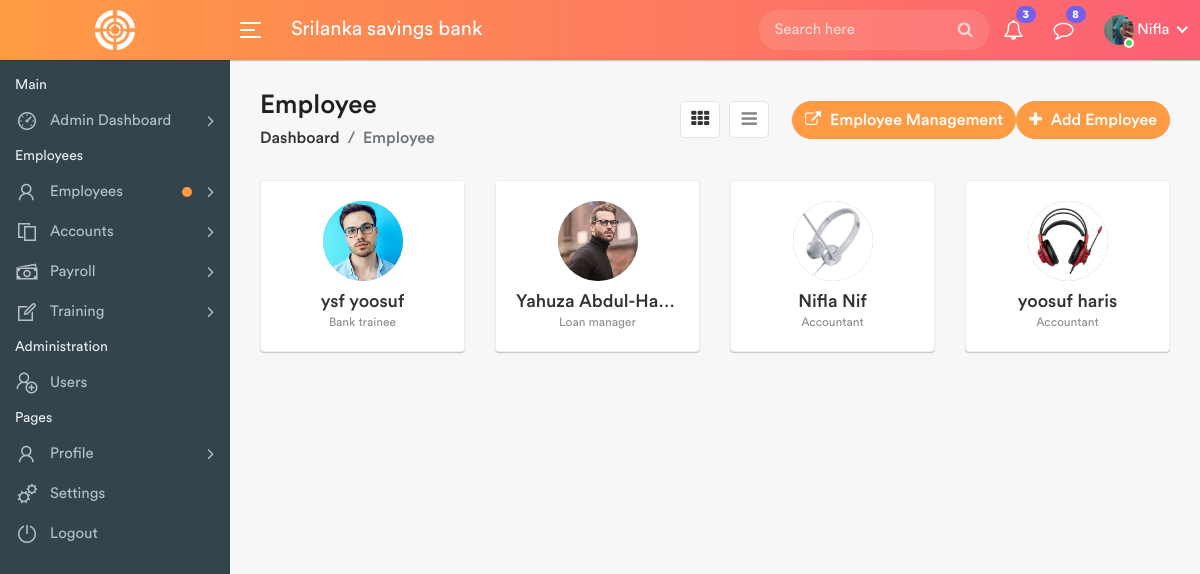
Page /BankingAdmin/employees.php (signed in) on the committed database.
### tables this page shows
CREATE TABLE `users` (
  `id` int(11) NOT NULL,
  `FirstName` varchar(200) NOT NULL,
  `LastName` varchar(200) NOT NULL,
  `UserName` varchar(200) NOT NULL,
  `Email` varchar(100) NOT NULL,
  `Password` varchar(200) NOT NULL,
  `Phone` varchar(20) NOT NULL,
  `Address` varchar(200) NOT NULL,
  `Picture` varchar(255) NOT NULL,
  `dateTime` datetime NOT NULL DEFAULT current_timestamp()
);

CREATE TABLE `employees` (
  `id` int(11) NOT NULL,
  `FirstName` varchar(100) NOT NULL,
  `LastName` varchar(100) NOT NULL,
  `UserName` varchar(20) NOT NULL,
  `Email` varchar(100) NOT NULL,
  `Password` varchar(255) NOT NULL,
  `Employee_Id` varchar(50) NOT NULL,
  `Phone` varchar(20) NOT NULL,
  `Department` varchar(255) NOT NULL,
  `Designation` varchar(255) NOT NULL,
  `Joining_Date` date NOT NULL DEFAULT current_timestamp(),
  `Picture` varchar(200) NOT NULL,
  `DateTime` datetime NOT NULL DEFAULT current_timestamp()
);

### BankingAdmin/employees.php (the view, shortened to what this page needs)
<?php
	include_once("includes/functions.php");
 ?>
<!DOCTYPE html>
<html lang="en">
    <head>
        <link rel="stylesheet" href="assets/css/bootstrap.min.css">
        <link rel="stylesheet" href="assets/css/font-awesome.min.css">
        <link rel="stylesheet" href="assets/css/line-awesome.min.css">
		<link rel="stylesheet" href="assets/css/select2.min.css">
		<link rel="stylesheet" href="assets/css/bootstrap-datetimepicker.min.css">
        <link rel="stylesheet" href="assets/css/style.css">
    </head>
    <body>
        <div class="main-wrapper">
            <?php include_once("includes/header.php");?>
            <?php include_once("includes/sidebar.php");?>
            <div class="page-wrapper">
                <div class="content container-fluid">
					<div class="page-header">
						<div class="row align-items-center">
							<div class="col">
								<h3 class="page-title">Employee</h3>
								<ul class="breadcrumb">
									<li class="breadcrumb-item"><a href="index.php">Dashboard</a></li>
									<li class="breadcrumb-item active">Employee</li>
								</ul>
							</div>
							<div class="col-auto float-right ml-auto">
							<a href="#" class="btn add-btn" data-toggle="modal" data-target="#add_employee"><i class="fa fa-plus"></i> Add Employee</a>
    <a href="includes/modals/employee/index.php" target="_blank" class="btn add-btn ml-2">
        <i class="fa fa-external-link"></i> Employee Management
    </a>
    <div class="view-icons">
        <a href="#" title="Grid View" class="grid-view btn btn-link active ml-2">
            <i class="fa fa-th"></i>
        </a>
        <a href="employees-list.php" title="Tabular View" class="list-view btn btn-link">
            <i class="fa fa-bars"></i>
        </a>
    </div>
</div>
						</div>
					</div>
					<div class="row staff-grid-row">
						<?php
										$sql = "SELECT * FROM employees";
										$query = $dbh->prepare($sql);
										$query->execute();
										$results=$query->fetchAll(PDO::FETCH_OBJ);
										if($query->rowCount() > 0)
										{
										foreach($results as $row)
										{
									?>
						<div class="col-md-4 col-sm-6 col-12 col-lg-4 col-xl-3">
						<div class="profile-widget">
    <div class="profile-img">
        <a href="#" class="avatar"><img src="employees/<?php echo htmlentities($row->Picture); ?>" alt="picture"></a>
    </div>
    <h4 class="user-name m-t-10 mb-0 text-ellipsis"><a href="#"><?php echo htmlentities($row->FirstName)." ".htmlentities($row->LastName); ?></a></h4>
    <div class="small text-muted"><?php echo htmlentities($row->Designation); ?></div>
</div>
						</div>
						<?php $cnt +=1;
    }
    } ?>
					</div>
    </div>
            </div>
        </div>
    </body>
</html>

### BankingAdmin/includes/header.php (shortened to what this page needs)
<div class="header">
	<div class="header-left">
		<a href="index.php" class="logo">
			<img src="assets/img/logo.png" width="40" height="40" alt="">
		</a>
	</div>
	<a id="toggle_btn" href="javascript:void(0);">
		<span class="bar-icon">
			<span></span>
			<span></span>
			<span></span>
		</span>
	</a>
	<div class="page-title-box">
		<h3>Srilanka savings bank</h3>
	</div>
	<ul class="nav user-menu">
		<li class="nav-item">
			<div class="top-nav-search">
				<form action="search.php">
					<input class="form-control" type="text" placeholder="Search here">
					<button class="btn" type="submit"><i class="fa fa-search"></i></button>
				</form>
			</div>
		</li>
<li class="nav-item dropdown">
    <a href="#" class="dropdown-toggle nav-link" data-toggle="dropdown">
        <i class="fa fa-bell-o"></i> <span class="badge badge-pill">3</span>
    </a>
</li>
<li class="nav-item dropdown">
    <a href="#" class="dropdown-toggle nav-link" data-toggle="dropdown">
        <i class="fa fa-comment-o"></i> <span class="badge badge-pill">8</span>
    </a>
</li>
		<?php
		$sql = "SELECT * from users";
		$query = $dbh -> prepare($sql);
		$query->execute();
		$result=$query->fetch(PDO::FETCH_OBJ);
		?>
		<li class="nav-item dropdown has-arrow main-drop">
			<a href="#" class="dropdown-toggle nav-link" data-toggle="dropdown">
				<span class="user-img"><img src="./profiles/<?php echo htmlentities($result->Picture);?>" alt="User Picture">
				<span class="status online"></span></span>
				<span><?php echo htmlentities(ucfirst($_SESSION['userlogin']));?></span>
			</a>
		</li>
	</ul>
</div>

### BankingAdmin/includes/sidebar.php (shortened to what this page needs)
<div class="sidebar" id="sidebar">
                <div class="sidebar-inner slimscroll">
					<div id="sidebar-menu" class="sidebar-menu">
						<ul>
							<li class="menu-title">
								<span>Main</span>
							</li>
							<li class="submenu">
								<a href="#"><i class="la la-dashboard"></i> <span> Admin Dashboard</span> <span class="menu-arrow"></span></a>
							</li>
							<li class="menu-title">
								<span>Employees</span>
							</li>
							<li class="submenu">
								<a href="#" class="noti-dot"><i class="la la-user"></i> <span> Employees</span> <span class="menu-arrow"></span></a>
							</li>
							<li class="submenu">
								<a href="#"><i class="la la-files-o"></i> <span> Accounts </span> <span class="menu-arrow"></span></a>
							</li>
							<li class="submenu">
								<a href="#"><i class="la la-money"></i> <span> Payroll </span> <span class="menu-arrow"></span></a>
							</li>
							<li class="submenu">
								<a href="#"><i class="la la-edit"></i> <span> Training </span> <span class="menu-arrow"></span></a>
							</li>
							<li class="menu-title">
								<span>Administration</span>
							</li>
							<li>
								<a href="users.php"><i class="la la-user-plus"></i> <span>Users</span></a>
							</li>
							<li class="menu-title">
								<span>Pages</span>
							</li>
							<li class="submenu">
								<a href="#"><i class="la la-user"></i> <span> Profile </span> <span class="menu-arrow"></span></a>
							</li>
							<li>
								<a href="settings.php"><i class="la la-cogs"></i> <span>Settings</span></a>
							</li>
							<li>
								<a href="logout.php"><i class="la la-power-off"></i> <span>Logout</span></a>
							</li>
						</ul>
					</div>
                </div>
            </div>

### rows in the picture
users: Picture (picture)
employees: Picture (picture), FirstName "ysf", LastName "yoosuf", Designation "Bank trainee"
employees: Picture (picture), FirstName "Yahuza", LastName "Abdul-Ha…", Designation "Loan manager"
employees: Picture (picture), FirstName "Nifla", LastName "Nif", Designation "Accountant"
employees: Picture (picture), FirstName "yoosuf", LastName "haris", Designation "Accountant"

### other values in the picture
$_SESSION['userlogin'] "Nifla"
